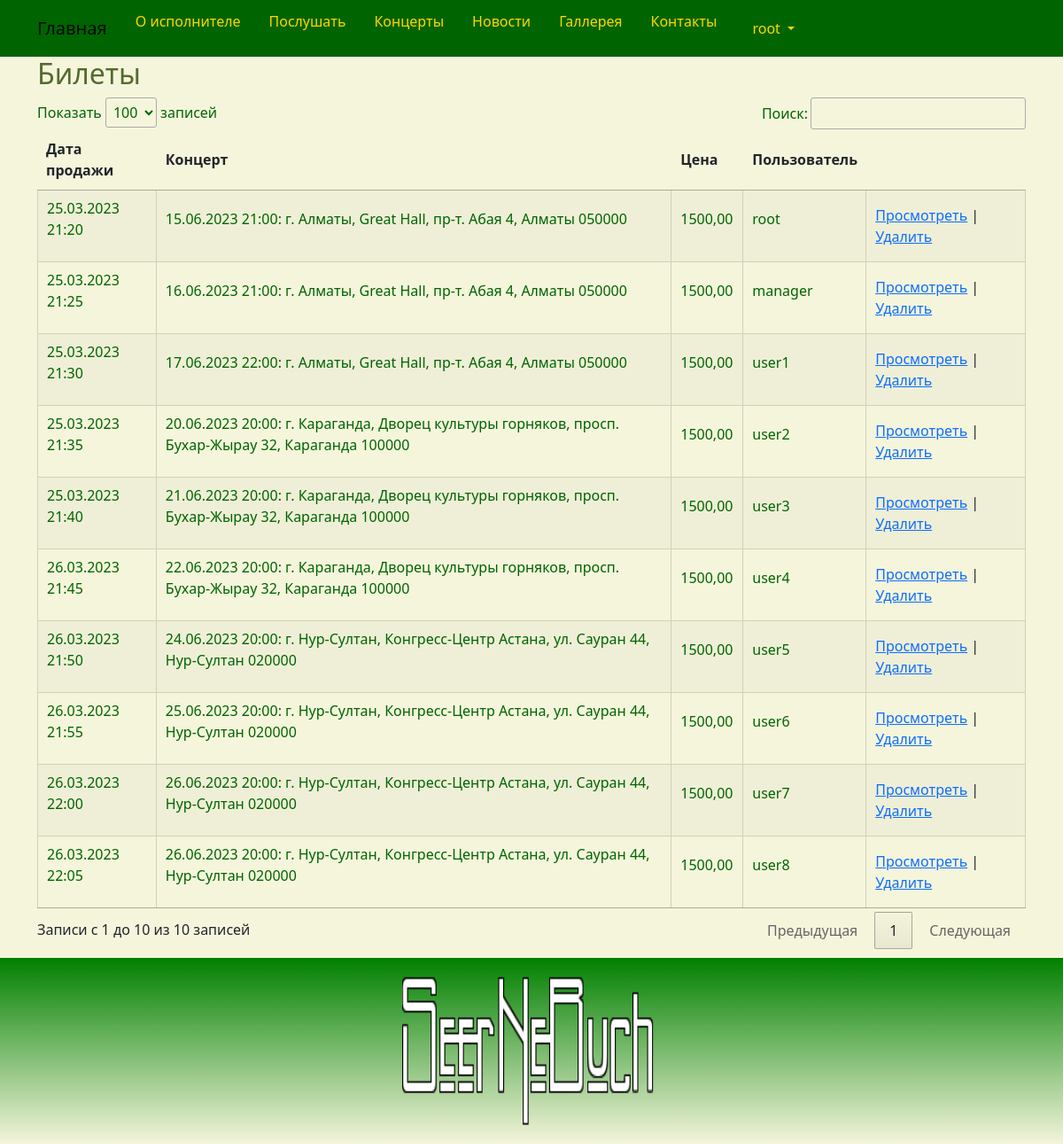
Screenshot of /ticket/index/ (signed in) with the database file from the repository.
### band/models.py (models this page shows, shortened)
class Ticket(models.Model):
    datet = models.DateTimeField(_('datet'))
    concert = models.ForeignKey(Concert, related_name='ticket_concert', on_delete=models.CASCADE)
    price = models.DecimalField(_('price'), max_digits=9, decimal_places=2)
    user = models.ForeignKey(User, related_name='ticket_user', on_delete=models.CASCADE)
    class Meta:
        db_table = 'ticket'
        indexes = [
            models.Index(fields=['datet']),
        ]
        ordering = ['datet']

class Concert(models.Model):
    datec = models.DateTimeField(_('datec'))
    city = models.CharField(_('city'), max_length=256)
    hall = models.CharField(_('hall'), max_length=256)
    price = models.DecimalField(_('price'), max_digits=9, decimal_places=2)
    class Meta:
        db_table = 'concert'
        indexes = [
            models.Index(fields=['datec']),
        ]
        ordering = ['datec']
    def __str__(self):
        return "{}: {}, {}".format(self.datec.strftime('%d.%m.%Y %H:%M'), self.city, self.hall)

### band/views.py (the view)
# urls.py: path('ticket/index/', views.ticket_index, name='ticket_index'),
@login_required
@group_required("Managers")
def ticket_index(request):
    try:
        ticket = Ticket.objects.all().order_by('datet')
        return render(request, "ticket/index.html", {"ticket": ticket})
    except Exception as error:
        print(error)
        return HttpResponse(str(error))

### band/views.py (called while the page is built)
def group_required(*group_names):
    def in_groups(u):
        if u.is_authenticated:
            if bool(u.groups.filter(name__in=group_names)) | u.is_superuser:
                return True
        return False
    return user_passes_test(in_groups, login_url='403')

### templates/ticket/index.html (shortened to what this page needs)
{% extends "base.html" %}
{% load i18n %}
{% block content %}
<h2>{% trans "tickets" %}</h2>
{% if ticket.count > 0 %}
<div class="row">
	<table id="myTable" class="cell-border hover stripe" style="width:100%">
		<thead>
			<tr>
				<th>{% trans "datet" %}</th>
				<th>{% trans "concert" %}</th>
				<th>{% trans "price" %}</th>
				<th>{% trans "user" %}</th>
				<th></th>
			</tr>
		</thead>
		<tbody>
			{% for n in ticket %}
			<tr>
				<td>
					<p>{{ n.datet | date:"d.m.Y H:i" }}</p>
				</td>
				<td>
					<p>{{ n.concert }}</p>
				</td>
				<td>
					<p>{{ n.price }}</p>
				</td>
				<td>
					<p>{{ n.user }}</p>
				</td>
				<td>
					<a href="{% url 'ticket_read' n.id %}">{% trans "View" %}</a> |
					<a onclick="return confirm('Удалить запись?')" href="{% url 'ticket_delete' n.id %}">{% trans "Delete" %}</a>
				</td>
			</tr>
			{% endfor %}
		</tbody>
	</table>
</div>
{% else %}
<a href="{% url 'ticket_create'%}">{% trans "Create" %}</a>
{% endif %}
{% endblock content %}

### templates/base.html (shortened to what this page needs)
<!DOCTYPE html>
{% load static %}
{% load i18n %}
<html>
<head>
	<link href="https://cdn.jsdelivr.net/npm/bootstrap@5.0.2/dist/css/bootstrap.min.css" rel="stylesheet">
	<link rel="stylesheet" href="{% static 'css/styles.css' %}" />
	<link rel="stylesheet" href="{% static 'css/choosen.css' %}" />
</head>
	<nav class="navbar navbar-expand-lg navbar-light justify-content-center">
		<div class="container">
			<a class="navbar-brand" href="{{ HTTP_HOST }}/">{% trans "Home" %}</a>
			<div class="collapse navbar-collapse" id="mainMenu">
				<ul class="navbar-nav me-auto mb-2 mb-lg-0">
					<li class="nav-item">
						<a class="dropdown-item" href="{% url 'about' %}">{% trans "about" %}</a>
					</li>
					<li class="nav-item">
						<a class="dropdown-item" href="{% url 'listen' %}">{% trans "listen" %}</a>
					</li>
					<li class="nav-item">
						<a class="dropdown-item" href="{% url 'concert_list' %}">{% trans "concerts" %}</a>
					</li>
					<li class="nav-item">
						<a class="dropdown-item" href="{% url 'news_list' %}">{% trans "newss" %}</a>
					</li>
					<li class="nav-item">
						<a class="dropdown-item" href="{% url 'gallery' %}">{% trans "gallery" %}</a>
					</li>
					<li class="nav-item">
						<a class="dropdown-item" href="{% url 'contact' %}">{% trans "contacts" %}</a>
					</li>
					{% if user.is_authenticated %}
						<li class="nav-link dropdown">
							<a class="dropdown-item dropdown-toggle" href="#" id="navbarDropdown" role="button" data-bs-toggle="dropdown" aria-expanded="false">
							{{ user.username }}
							</a>
						</li>
					{% else %}
						<form class="form-inline ml-auto">
							<a href="{% url 'login' %}" class="btn btn-outline-secondary">{% trans "Log In" %}</a>
							<a href="{% url 'signup' %}" class="btn btn-primary ml-2">{% trans "Sign up" %}</a>
						</form>
					{% endif %}
				</ul>
			</div>
		</div>
	</nav>
<body style="background-color: beige">
	<div class="container">
		{% block content%}{% endblock content %}
	</div>
</body>
<footer class="container-fluid text-center bg-lightgray">
	<div class="copyrights">
		<img src="{% static 'images/logo.png' %}" alt="logo" style="height:190px; width: 312px; padding: 10px;">
	</div>
</footer>
<link rel="stylesheet" href="https://cdn.datatables.net/1.11.2/css/jquery.dataTables.min.css">
</html>

### static/css/styles.css (style rules this page uses)
:root { --navbar-background-color: DarkGreen; --navbar-text-color: Gold; --main-background-color-light: LemonChiffon; --main-background-color-dark: PaleGoldenrod; --main-text-color: DarkGreen; --main-header-color: DarkOliveGreen; --main-text-attention-color: Purple; --footer-background-color-light: Beige; --footer-background-color-dark: Green; --footer-text-color: Teal; --card-background-color-light: LemonChiffon; --card-background-color-dark: PaleGoldenrod; --card-text-color: SeaGreen; --table-background-color-light: LemonChiffon; --table-background-color-dark: PaleGoldenrod; --table-text-color: DarkGreen; --star-size: 30px; --star-color: Yellow; --star-background: Gold ; }
.navbar { background-color: var(--navbar-background-color); color: var(--navbar-text-color); }
.navbar .navbar-nav, .navbar .navbar-nav .navbar-text { color: var(--navbar-text-color); }
.navbar ul { background-color: var(--navbar-background-color); color: var(--navbar-text-color); }
.navbar li { background-color: var(--navbar-background-color); color: var(--navbar-text-color); }
.navbar a { background-color: var(--navbar-background-color); color: var(--navbar-text-color); }
.navbar-brand { background-color: var(--navbar-background-color); color: var(--navbar-text-color); }
.nav-link a { background-color: var(--navbar-background-color); color: var(--navbar-text-color); }
.nav-item { background-color: var(--navbar-background-color); color: var(--navbar-text-color); font-weight: bold; }
body { background-color: var(--main-background-color-light); }
h1, h2, h3, h4, h5, h6 { color: var(--main-header-color); }
p, ul, li, label { color: var(--main-text-color); }
footer { background-image: linear-gradient(top, var(--footer-background-color-dark), var(--footer-background-color-light)); background-image: -o-linear-gradient(top, var(--footer-background-color-dark), var(--footer-background-color-light)); background-image: -moz-linear-gradient(top, var(--footer-background-color-dark), var(--footer-background-color-light)); background-image: -webkit-linear-gradient(top, var(--footer-background-color-dark), var(--footer-background-color-light)); margin-top: 10px; padding: 10px; }

### rows the page displays
Ticket: datet "25.03.2023 21:20", concert "15.06.2023 21:00: г. Алматы, Great Hall, пр-т. Абая 4, Алматы 050000", price "1500,00", user "root"
Ticket: datet "25.03.2023 21:25", concert "16.06.2023 21:00: г. Алматы, Great Hall, пр-т. Абая 4, Алматы 050000", price "1500,00", user "manager"
Ticket: datet "25.03.2023 21:30", concert "17.06.2023 22:00: г. Алматы, Great Hall, пр-т. Абая 4, Алматы 050000", price "1500,00", user "user1"
Ticket: datet "25.03.2023 21:35", concert "20.06.2023 20:00: г. Караганда, Дворец культуры горняков, просп. Бухар-Жырау 32, Караганда 100000", price "1500,00", user "user2"
Ticket: datet "25.03.2023 21:40", concert "21.06.2023 20:00: г. Караганда, Дворец культуры горняков, просп. Бухар-Жырау 32, Караганда 100000", price "1500,00", user "user3"
Ticket: datet "26.03.2023 21:45", concert "22.06.2023 20:00: г. Караганда, Дворец культуры горняков, просп. Бухар-Жырау 32, Караганда 100000", price "1500,00", user "user4"
Ticket: datet "26.03.2023 21:50", concert "24.06.2023 20:00: г. Нур-Султан, Конгресс-Центр Астана, ул. Сауран 44, Нур-Султан 020000", price "1500,00", user "user5"
Ticket: datet "26.03.2023 21:55", concert "25.06.2023 20:00: г. Нур-Султан, Конгресс-Центр Астана, ул. Сауран 44, Нур-Султан 020000", price "1500,00", user "user6"
Ticket: datet "26.03.2023 22:00", concert "26.06.2023 20:00: г. Нур-Султан, Конгресс-Центр Астана, ул. Сауран 44, Нур-Султан 020000", price "1500,00", user "user7"
Ticket: datet "26.03.2023 22:05", concert "26.06.2023 20:00: г. Нур-Султан, Конгресс-Центр Астана, ул. Сауран 44, Нур-Султан 020000", price "1500,00", user "user8"

### other values shown
{{ user.username }} "root"
